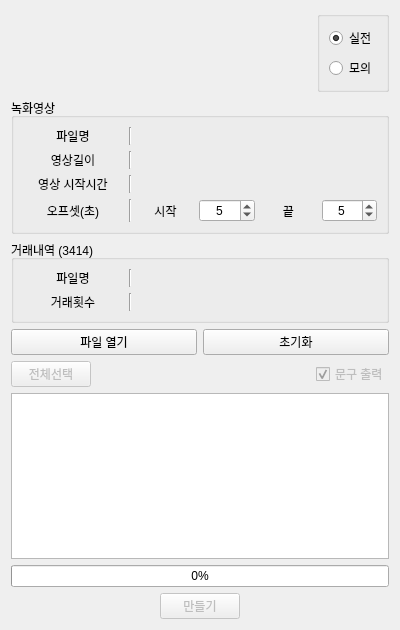
<?xml version="1.0" encoding="UTF-8"?>
<ui version="4.0">
 <class>Form</class>
 <widget class="QWidget" name="Form">
  <property name="enabled">
   <bool>true</bool>
  </property>
  <property name="geometry">
   <rect>
    <x>0</x>
    <y>0</y>
    <width>400</width>
    <height>630</height>
   </rect>
  </property>
  <property name="windowTitle">
   <string>거래내역 영상 제작기</string>
  </property>
  <layout class="QVBoxLayout" name="verticalLayout_4">
   <item>
    <layout class="QHBoxLayout" name="horizontalLayout_5">
     <item>
      <widget class="QWidget" name="widget" native="true">
       <layout class="QGridLayout" name="gridLayout_3">
        <item row="0" column="0">
         <spacer name="horizontalSpacer_2">
          <property name="orientation">
           <enum>Qt::Horizontal</enum>
          </property>
          <property name="sizeHint" stdset="0">
           <size>
            <width>49</width>
            <height>20</height>
           </size>
          </property>
         </spacer>
        </item>
        <item row="0" column="2">
         <spacer name="horizontalSpacer_3">
          <property name="orientation">
           <enum>Qt::Horizontal</enum>
          </property>
          <property name="sizeHint" stdset="0">
           <size>
            <width>49</width>
            <height>20</height>
           </size>
          </property>
         </spacer>
        </item>
        <item row="0" column="1">
         <widget class="QLabel" name="lbl_logo">
          <property name="minimumSize">
           <size>
            <width>171</width>
            <height>40</height>
           </size>
          </property>
          <property name="maximumSize">
           <size>
            <width>171</width>
            <height>40</height>
           </size>
          </property>
          <property name="text">
           <string/>
          </property>
          <property name="pixmap">
           <pixmap>../img/next-securities.png</pixmap>
          </property>
          <property name="scaledContents">
           <bool>true</bool>
          </property>
         </widget>
        </item>
       </layout>
      </widget>
     </item>
     <item>
      <widget class="QGroupBox" name="groupBox_3">
       <property name="title">
        <string/>
       </property>
       <layout class="QVBoxLayout" name="verticalLayout_3">
        <item>
         <widget class="QRadioButton" name="radio_real">
          <property name="text">
           <string>실전</string>
          </property>
          <property name="checked">
           <bool>true</bool>
          </property>
         </widget>
        </item>
        <item>
         <widget class="QRadioButton" name="radio_mock">
          <property name="text">
           <string>모의</string>
          </property>
         </widget>
        </item>
       </layout>
      </widget>
     </item>
    </layout>
   </item>
   <item>
    <widget class="QGroupBox" name="groupBox">
     <property name="title">
      <string>녹화영상</string>
     </property>
     <layout class="QVBoxLayout" name="verticalLayout">
      <item>
       <layout class="QGridLayout" name="gridLayout">
        <item row="1" column="2">
         <widget class="QLabel" name="lbl_video_duration">
          <property name="sizePolicy">
           <sizepolicy hsizetype="Expanding" vsizetype="Preferred">
            <horstretch>0</horstretch>
            <verstretch>0</verstretch>
           </sizepolicy>
          </property>
          <property name="text">
           <string/>
          </property>
          <property name="alignment">
           <set>Qt::AlignCenter</set>
          </property>
         </widget>
        </item>
        <item row="0" column="0">
         <widget class="QLabel" name="label">
          <property name="sizePolicy">
           <sizepolicy hsizetype="Preferred" vsizetype="Preferred">
            <horstretch>0</horstretch>
            <verstretch>0</verstretch>
           </sizepolicy>
          </property>
          <property name="minimumSize">
           <size>
            <width>100</width>
            <height>0</height>
           </size>
          </property>
          <property name="text">
           <string>파일명</string>
          </property>
          <property name="alignment">
           <set>Qt::AlignCenter</set>
          </property>
         </widget>
        </item>
        <item row="0" column="2">
         <widget class="QLabel" name="lbl_video_file">
          <property name="sizePolicy">
           <sizepolicy hsizetype="Expanding" vsizetype="Preferred">
            <horstretch>0</horstretch>
            <verstretch>0</verstretch>
           </sizepolicy>
          </property>
          <property name="text">
           <string/>
          </property>
          <property name="alignment">
           <set>Qt::AlignCenter</set>
          </property>
         </widget>
        </item>
        <item row="0" column="1">
         <widget class="Line" name="line">
          <property name="orientation">
           <enum>Qt::Vertical</enum>
          </property>
         </widget>
        </item>
        <item row="1" column="1">
         <widget class="Line" name="line_5">
          <property name="orientation">
           <enum>Qt::Vertical</enum>
          </property>
         </widget>
        </item>
        <item row="1" column="0">
         <widget class="QLabel" name="label_19">
          <property name="sizePolicy">
           <sizepolicy hsizetype="Preferred" vsizetype="Preferred">
            <horstretch>0</horstretch>
            <verstretch>0</verstretch>
           </sizepolicy>
          </property>
          <property name="minimumSize">
           <size>
            <width>100</width>
            <height>0</height>
           </size>
          </property>
          <property name="text">
           <string>영상길이</string>
          </property>
          <property name="alignment">
           <set>Qt::AlignCenter</set>
          </property>
         </widget>
        </item>
        <item row="2" column="0">
         <widget class="QLabel" name="label_13">
          <property name="minimumSize">
           <size>
            <width>100</width>
            <height>0</height>
           </size>
          </property>
          <property name="text">
           <string>영상 시작시간</string>
          </property>
          <property name="alignment">
           <set>Qt::AlignCenter</set>
          </property>
         </widget>
        </item>
        <item row="3" column="0">
         <widget class="QLabel" name="label_14">
          <property name="minimumSize">
           <size>
            <width>100</width>
            <height>0</height>
           </size>
          </property>
          <property name="text">
           <string>오프셋(초)</string>
          </property>
          <property name="alignment">
           <set>Qt::AlignCenter</set>
          </property>
         </widget>
        </item>
        <item row="2" column="1">
         <widget class="Line" name="line_3">
          <property name="orientation">
           <enum>Qt::Vertical</enum>
          </property>
         </widget>
        </item>
        <item row="3" column="1">
         <widget class="Line" name="line_6">
          <property name="orientation">
           <enum>Qt::Vertical</enum>
          </property>
         </widget>
        </item>
        <item row="3" column="2">
         <layout class="QHBoxLayout" name="horizontalLayout_3">
          <item>
           <widget class="QLabel" name="label_10">
            <property name="text">
             <string>시작</string>
            </property>
            <property name="alignment">
             <set>Qt::AlignCenter</set>
            </property>
           </widget>
          </item>
          <item>
           <widget class="QSpinBox" name="edit_offset_start">
            <property name="sizePolicy">
             <sizepolicy hsizetype="Minimum" vsizetype="Minimum">
              <horstretch>0</horstretch>
              <verstretch>0</verstretch>
             </sizepolicy>
            </property>
            <property name="alignment">
             <set>Qt::AlignCenter</set>
            </property>
            <property name="value">
             <number>5</number>
            </property>
           </widget>
          </item>
          <item>
           <widget class="QLabel" name="label_8">
            <property name="text">
             <string>끝</string>
            </property>
            <property name="alignment">
             <set>Qt::AlignCenter</set>
            </property>
           </widget>
          </item>
          <item>
           <widget class="QSpinBox" name="edit_offset_end">
            <property name="sizePolicy">
             <sizepolicy hsizetype="Minimum" vsizetype="Minimum">
              <horstretch>0</horstretch>
              <verstretch>0</verstretch>
             </sizepolicy>
            </property>
            <property name="alignment">
             <set>Qt::AlignCenter</set>
            </property>
            <property name="value">
             <number>5</number>
            </property>
           </widget>
          </item>
         </layout>
        </item>
        <item row="2" column="2">
         <widget class="QLabel" name="lbl_video_start_time">
          <property name="sizePolicy">
           <sizepolicy hsizetype="Expanding" vsizetype="Preferred">
            <horstretch>0</horstretch>
            <verstretch>0</verstretch>
           </sizepolicy>
          </property>
          <property name="text">
           <string/>
          </property>
          <property name="alignment">
           <set>Qt::AlignCenter</set>
          </property>
         </widget>
        </item>
       </layout>
      </item>
     </layout>
    </widget>
   </item>
   <item>
    <widget class="QGroupBox" name="groupBox_2">
     <property name="title">
      <string>거래내역 (3414)</string>
     </property>
     <layout class="QVBoxLayout" name="verticalLayout_2">
      <item>
       <layout class="QGridLayout" name="gridLayout_2">
        <item row="0" column="2">
         <widget class="QLabel" name="lbl_csv_file">
          <property name="sizePolicy">
           <sizepolicy hsizetype="Expanding" vsizetype="Preferred">
            <horstretch>0</horstretch>
            <verstretch>0</verstretch>
           </sizepolicy>
          </property>
          <property name="text">
           <string/>
          </property>
          <property name="alignment">
           <set>Qt::AlignCenter</set>
          </property>
         </widget>
        </item>
        <item row="0" column="0">
         <widget class="QLabel" name="label_3">
          <property name="sizePolicy">
           <sizepolicy hsizetype="Preferred" vsizetype="Preferred">
            <horstretch>0</horstretch>
            <verstretch>0</verstretch>
           </sizepolicy>
          </property>
          <property name="minimumSize">
           <size>
            <width>100</width>
            <height>0</height>
           </size>
          </property>
          <property name="text">
           <string>파일명</string>
          </property>
          <property name="alignment">
           <set>Qt::AlignCenter</set>
          </property>
         </widget>
        </item>
        <item row="0" column="1">
         <widget class="Line" name="line_4">
          <property name="orientation">
           <enum>Qt::Vertical</enum>
          </property>
         </widget>
        </item>
        <item row="1" column="0">
         <widget class="QLabel" name="label_5">
          <property name="sizePolicy">
           <sizepolicy hsizetype="Preferred" vsizetype="Preferred">
            <horstretch>0</horstretch>
            <verstretch>0</verstretch>
           </sizepolicy>
          </property>
          <property name="minimumSize">
           <size>
            <width>100</width>
            <height>0</height>
           </size>
          </property>
          <property name="text">
           <string>거래횟수</string>
          </property>
          <property name="alignment">
           <set>Qt::AlignCenter</set>
          </property>
         </widget>
        </item>
        <item row="1" column="1">
         <widget class="Line" name="line_2">
          <property name="orientation">
           <enum>Qt::Vertical</enum>
          </property>
         </widget>
        </item>
        <item row="1" column="2">
         <widget class="QLabel" name="lbl_csv_cnt">
          <property name="sizePolicy">
           <sizepolicy hsizetype="Expanding" vsizetype="Preferred">
            <horstretch>0</horstretch>
            <verstretch>0</verstretch>
           </sizepolicy>
          </property>
          <property name="text">
           <string/>
          </property>
          <property name="alignment">
           <set>Qt::AlignCenter</set>
          </property>
         </widget>
        </item>
       </layout>
      </item>
     </layout>
    </widget>
   </item>
   <item>
    <layout class="QHBoxLayout" name="horizontalLayout">
     <item>
      <widget class="QPushButton" name="btn_open_file">
       <property name="sizePolicy">
        <sizepolicy hsizetype="Minimum" vsizetype="Minimum">
         <horstretch>0</horstretch>
         <verstretch>0</verstretch>
        </sizepolicy>
       </property>
       <property name="text">
        <string>파일 열기</string>
       </property>
      </widget>
     </item>
     <item>
      <widget class="QPushButton" name="btn_rst_file">
       <property name="sizePolicy">
        <sizepolicy hsizetype="Minimum" vsizetype="Minimum">
         <horstretch>0</horstretch>
         <verstretch>0</verstretch>
        </sizepolicy>
       </property>
       <property name="text">
        <string>초기화</string>
       </property>
      </widget>
     </item>
    </layout>
   </item>
   <item>
    <layout class="QHBoxLayout" name="horizontalLayout_2">
     <item>
      <widget class="QPushButton" name="btn_all_check">
       <property name="enabled">
        <bool>false</bool>
       </property>
       <property name="text">
        <string>전체선택</string>
       </property>
      </widget>
     </item>
     <item>
      <spacer name="horizontalSpacer_5">
       <property name="orientation">
        <enum>Qt::Horizontal</enum>
       </property>
       <property name="sizeHint" stdset="0">
        <size>
         <width>40</width>
         <height>20</height>
        </size>
       </property>
      </spacer>
     </item>
     <item>
      <widget class="QCheckBox" name="chk_text">
       <property name="enabled">
        <bool>false</bool>
       </property>
       <property name="text">
        <string>문구 출력</string>
       </property>
       <property name="checked">
        <bool>true</bool>
       </property>
      </widget>
     </item>
    </layout>
   </item>
   <item>
    <widget class="QListWidget" name="list_widget"/>
   </item>
   <item>
    <widget class="QProgressBar" name="pbar">
     <property name="value">
      <number>0</number>
     </property>
    </widget>
   </item>
   <item>
    <layout class="QHBoxLayout" name="horizontalLayout_4">
     <item>
      <spacer name="horizontalSpacer">
       <property name="orientation">
        <enum>Qt::Horizontal</enum>
       </property>
       <property name="sizeHint" stdset="0">
        <size>
         <width>40</width>
         <height>20</height>
        </size>
       </property>
      </spacer>
     </item>
     <item>
      <widget class="QPushButton" name="btn_make">
       <property name="enabled">
        <bool>false</bool>
       </property>
       <property name="text">
        <string>만들기</string>
       </property>
      </widget>
     </item>
     <item>
      <spacer name="horizontalSpacer_4">
       <property name="orientation">
        <enum>Qt::Horizontal</enum>
       </property>
       <property name="sizeHint" stdset="0">
        <size>
         <width>40</width>
         <height>20</height>
        </size>
       </property>
      </spacer>
     </item>
    </layout>
   </item>
  </layout>
 </widget>
 <tabstops>
  <tabstop>btn_open_file</tabstop>
  <tabstop>btn_rst_file</tabstop>
  <tabstop>edit_offset_start</tabstop>
  <tabstop>edit_offset_end</tabstop>
  <tabstop>btn_all_check</tabstop>
  <tabstop>chk_text</tabstop>
  <tabstop>list_widget</tabstop>
 </tabstops>
 <resources/>
 <connections/>
</ui>
